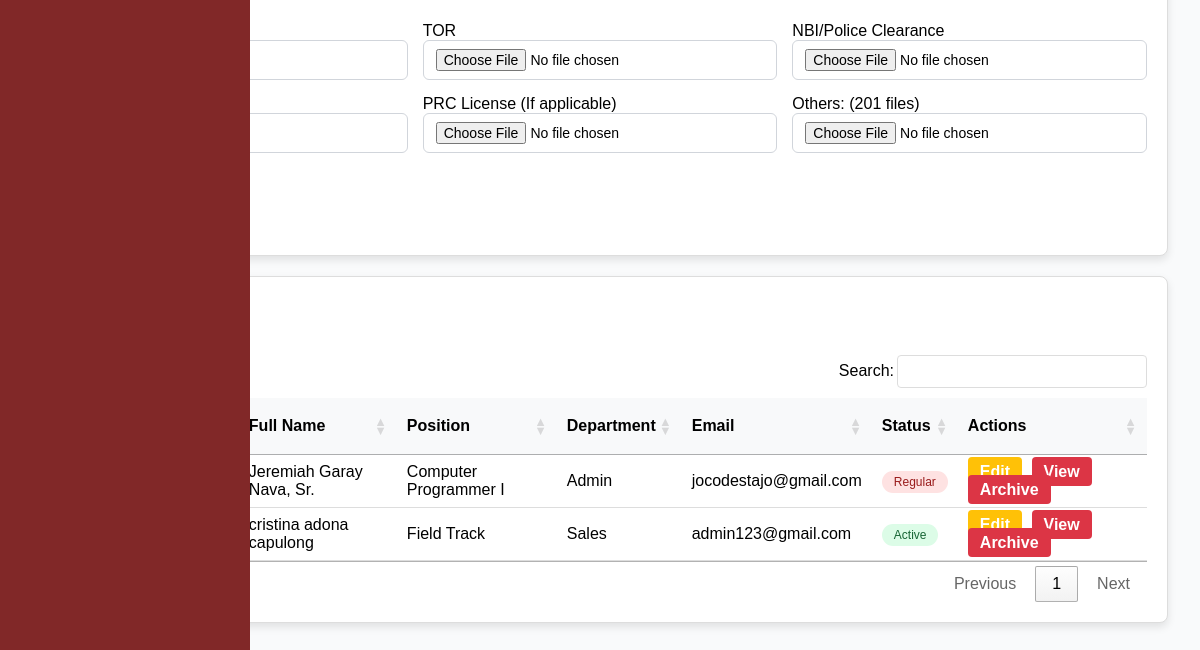
The app's page /admin/employees.php (signed in, lower part), older data.
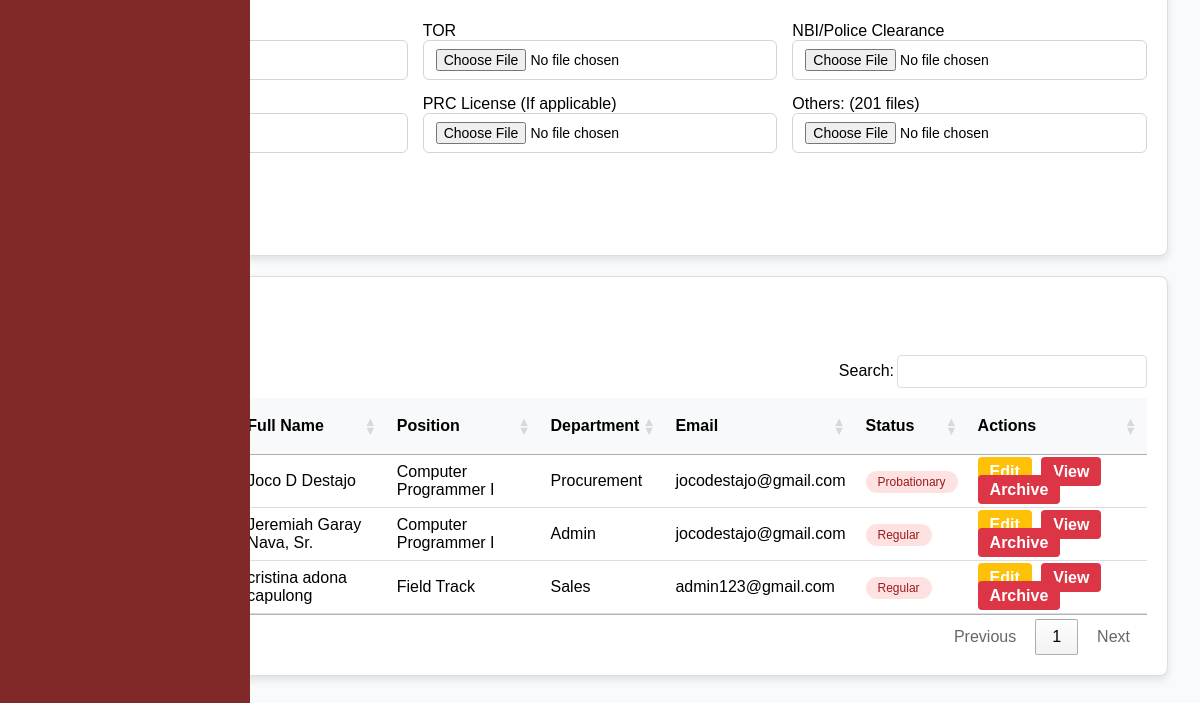
The same page, newer data.
### tables this page shows
CREATE TABLE `employees` (
  `id` int(11) NOT NULL,
  `last_name` varchar(255) NOT NULL,
  `first_name` varchar(255) NOT NULL,
  `middle_name` varchar(255) NOT NULL,
  `suffix` varchar(255) NOT NULL,
  `gender` varchar(32) NOT NULL,
  `email` varchar(100) NOT NULL,
  `position` varchar(255) NOT NULL,
  `hire_date` date NOT NULL,
  `department` varchar(255) NOT NULL,
  `employment_status` varchar(255) NOT NULL,
  `employee_id` int(20) NOT NULL,
  `user_type` int(11) NOT NULL DEFAULT 2 COMMENT '1=admin, 2=staff, 3=super admin',
  `password` varchar(255) NOT NULL,
  `e_status` int(11) NOT NULL DEFAULT 1,
  `date_of_birth` date DEFAULT NULL,
  `contact_number` varchar(20) DEFAULT NULL,
  `perma_address` text DEFAULT NULL,
  `civil_status` varchar(10) DEFAULT NULL,
  `sss_number` varchar(15) DEFAULT NULL,
  `philhealth_number` varchar(15) DEFAULT NULL,
  `pagibig_number` varchar(15) DEFAULT NULL,
  `tin_number` varchar(15) DEFAULT NULL,
  `emergency_contact_name` varchar(50) DEFAULT NULL,
  `emergency_contact_number` varchar(15) DEFAULT NULL,
  `educational_background` enum('High School Graduate','Vocational Graduate','College Undergraduate','College Graduate','Postgraduate') DEFAULT NULL,
  `skills` text DEFAULT NULL,
  `username` varchar(255) NOT NULL,
  `sick_leave` int(11) NOT NULL DEFAULT 0,
  `vacation_leave` int(11) NOT NULL DEFAULT 0,
  `maternity_leave` int(11) NOT NULL DEFAULT 0,
  `paternity_leave` int(11) NOT NULL DEFAULT 0,
  `medical` mediumblob DEFAULT NULL,
  `tor` mediumblob DEFAULT NULL,
  `nbi_clearance` mediumblob DEFAULT NULL,
  `resume` mediumblob DEFAULT NULL,
  `prc` mediumblob DEFAULT NULL,
  `others` mediumblob DEFAULT NULL,
  `is_archived` tinyint(1) DEFAULT 0
);

### admin/employees.php (the view, shortened to what the changed rows need)
<?php
    $conn = mysqli_connect('localhost', 'root', '', 'esetech');
    $sql = "SELECT * FROM employees WHERE is_archived = 0";
    $result = mysqli_query($conn, $sql);
$searchQuery = '';
$sql = "SELECT * FROM employees WHERE is_archived = 0";
if (!empty($searchQuery)) {
    $sql .= " AND (LOWER(last_name) LIKE LOWER(?)
              OR LOWER(first_name) LIKE LOWER(?)
              OR LOWER(middle_name) LIKE LOWER(?)
              OR LOWER(email) LIKE LOWER(?)
              OR LOWER(position) LIKE LOWER(?)
              OR LOWER(department) LIKE LOWER(?)
              OR LOWER(employment_status) LIKE LOWER(?)
              OR LOWER(employee_id) LIKE LOWER(?)
              OR LOWER(date_of_birth) LIKE LOWER(?)
              OR LOWER(contact_number) LIKE LOWER(?)
              OR LOWER(perma_address) LIKE LOWER(?)
              OR LOWER(civil_status) LIKE LOWER(?)
              OR LOWER(sss_number) LIKE LOWER(?)
              OR LOWER(philhealth_number) LIKE LOWER(?)
              OR LOWER(pagibig_number) LIKE LOWER(?)
              OR LOWER(tin_number) LIKE LOWER(?)
              OR LOWER(emergency_contact_name) LIKE LOWER(?)
              OR LOWER(emergency_contact_number) LIKE LOWER(?)
              OR LOWER(educational_background) LIKE LOWER(?)
              OR LOWER(skills) LIKE LOWER(?)
              OR LOWER(username) LIKE LOWER(?))";
    $sql .= " ORDER BY id DESC";
    $stmt = mysqli_prepare($conn, $sql);
    $searchParam = '%' . $searchQuery . '%';
    mysqli_stmt_bind_param($stmt, 'ssssssssssssssssssss',
        $searchParam, $searchParam, $searchParam, $searchParam,
        $searchParam, $searchParam, $searchParam, $searchParam,
        $searchParam, $searchParam, $searchParam, $searchParam,
        $searchParam, $searchParam, $searchParam, $searchParam,
        $searchParam, $searchParam, $searchParam, $searchParam,
        $searchParam
    );
    mysqli_stmt_execute($stmt);
    $result = mysqli_stmt_get_result($stmt);
} else {
    $sql .= " ORDER BY id DESC";
    $result = mysqli_query($conn, $sql);
}
include('header.php');
?>
<link rel="stylesheet" href="https://cdn.datatables.net/1.13.5/css/jquery.dataTables.min.css" />
            <div class="card">
            <div class="card-header">
    <div class="card-body">
        <table id="myTable" class="employee-table">
            <thead>
                <tr>
                    <th>No.</th>
                    <th>Employee ID</th>
                    <th>Full Name</th>
                    <th>Position</th>
                    <th>Department</th>
                    <th>Email</th>
                    <th>Status</th>
                    <th>Actions</th>
                </tr>
            </thead>
            <tbody>
                <?php
                    $counter = 1;
                    while ($employee = mysqli_fetch_assoc($result)):
                ?>
                    <tr>
                        <td><?php echo $counter++; ?></td>
                        <td class="employee_id_display"><?php echo $employee['employee_id']; ?></td>
                        <td>
                            <?php
                                $full_name = trim($employee['first_name'] . ' ' . $employee['middle_name'] . ' ' . $employee['last_name']);
                                if (!empty($employee['suffix'])) {
                                    $full_name .= ', ' . $employee['suffix'];
                                }
                                echo $full_name;
                            ?>
                        </td>
                        <td><?php echo $employee['position']; ?></td>
                        <td><?php echo $employee['department']; ?></td>
                        <td><?php echo $employee['email']; ?></td>
                        <td>
                            <span class="<?php echo $employee['employment_status'] === 'Active' ? 'status-active' : 'status-inactive'; ?>">
                                <?php echo $employee['employment_status']; ?>
                            </span>
                        </td>
                        <td class="action-buttons">
                            <a href="./edit_employee?id=<?php echo $employee['id']; ?>" class="btn btn-warning">Edit</a>
                            <a href="./view_employee?id=<?php echo $employee['id']; ?>" class="btn btn-danger">View</a>
                            <a href="?delete_id=<?php echo $employee['id']; ?>" class="btn btn-danger" onclick="return confirm('Are you sure you want to Archive this employee?');">Archive</a>
                        </td>
                    </tr>
                <?php endwhile; ?>
            </tbody>
        </table>
    </div>
</div>
</div>
<?php include('footer.php'); ?>

Row changes from the older to the newer data that the page shows:
added employees: full_name "Joco D Destajo", position "Computer Programmer I", department "Procurement", email "jocodestajo@gmail.com", employment_status "Probationary"
changed employees "cristina adona capulong": employment_status "Active" → "Regular"
